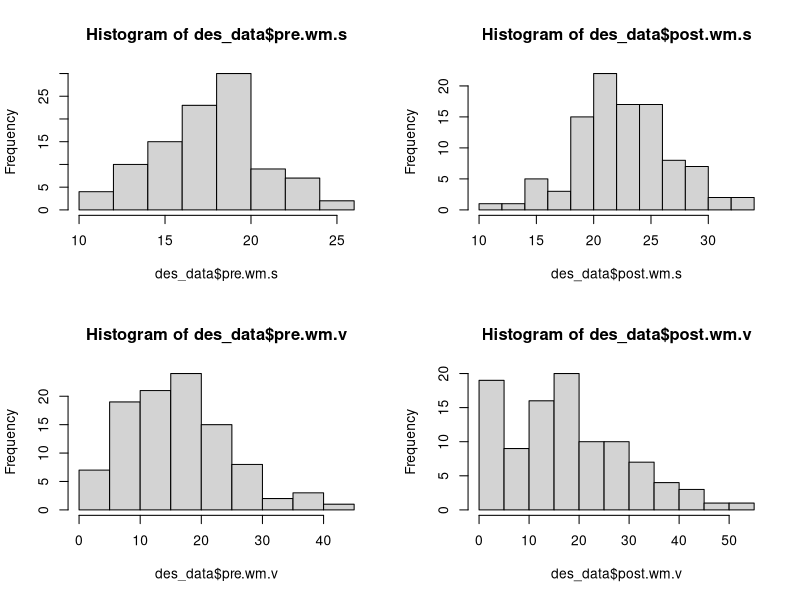

Source code (R): (Note: this script raises an error after producing the figure.)
library(psych)
setwd("~/projects/statistics-one")

des_data <- read.table("des.txt", header=T)
res_data <- read.table("aer.txt", header=T)
class(des_data)
names(des_data)
layout (matrix(c(1,2,3,4),2,2,byrow=TRUE))
hist (des_data$pre.wm.s)
hist (des_data$post.wm.s)
hist (des_data$pre.wm.v)
hist (des_data$post.wm.v)
describe(des_data)

class (aer_data)
names (aer_data)
layout (matrix(c(1,2,3,4),2,2,byrow=TRUE))
hist (aer_data$pre.wm.s)
hist (aer_data$post.wm.s)
hist (aer_data$pre.wm.v)
hist (aer_data$post.wm.v)
describe(res_data)


